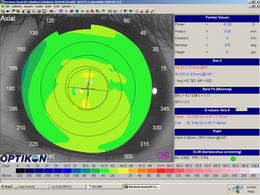
%> input picture Internship_MSR/Data/Sankara/mohit-left-axial.bmp, 260 x 195 px, shrunk from 1152 x 864 before the run
$ octave --eval "result = spherical('../../../Internship_MSR/Data/Sankara/mohit-left-axial.bmp');"   (GNU Octave 9; MATLAB toolbox functions it lacks are replaced by stand-ins)
%> lines starting %> are read from the running program, lines starting %| are printed output that depends on the picture
function [output]=spherical(name)

img=imread(name);
%> img is the input picture: size 195x260x3 uint8; mean R, G, B 131.9, 165, 122.6
sz=size(img);
%> sz = [195 260 3]
output=zeros(sz(1),sz(2),3);

xc=sz(1)/2;
%> xc = 97.5
yc=sz(2)/2;
%> yc = 130
rmax=160;
p=2;


for k=1:3
for i =1:sz(1)
for j=1:sz(2)

dx=i-xc;
dy=j-yc;
r=sqrt(dx^2 + dy^2);
z=sqrt(rmax^2 - r^2);

betax=(1-1/p)* asin(dx/sqrt((dx^2)+(z^2)));
betay=(1-1/p)* asin(dy/sqrt((dy^2)+(z^2)));

if(r<rmax)
 x=i-(z*tan(betax));
 y=j-(z*tan(betay));
else
 x=i;
 y=j;
endif

  if(x>=1 && x<=sz(1) && y>=1 && y<=sz(2))
    output(i,j,k)=img(floor(x),floor(y),k);
  endif

end
end
end
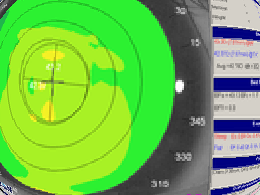
%> output: size 195x260x3 double; mean R, G, B 113.2, 186.1, 76.2
%> after the loop, x = 195; y = 260

output=uint8(output);
%> output: size 195x260x3 uint8
imwrite(output,"spherical4.jpg");
endfunction
